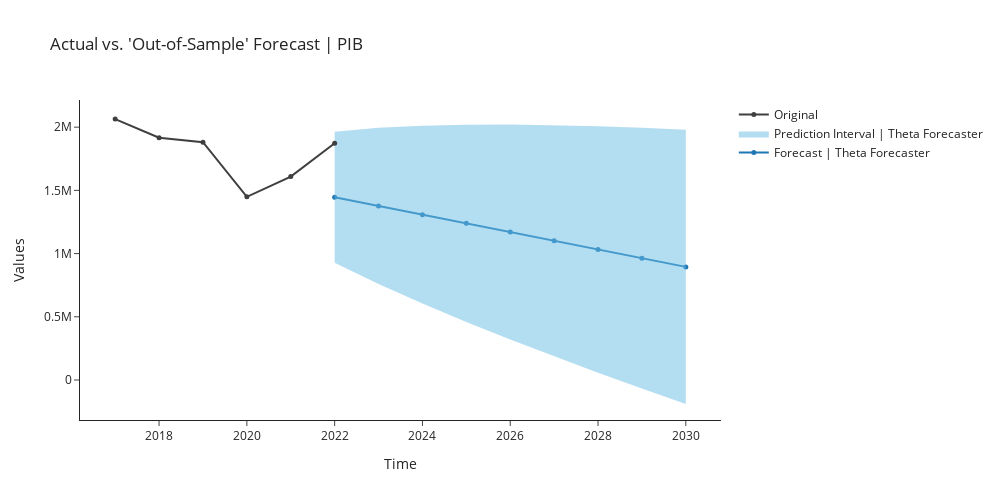

This figure's notebook cell:
### Markdown cell above
#### arima   ARIMA

### Code cell
arima = exp.create_model('arima')
exp.plot_model(plot = 'decomp', 
               data_kwargs = {'type' : 'multiplicative'},
               fig_kwargs = {"height":500,"width":1000,"template": "simple_white","hoverinfo":"none","big_data_threshold":10})
exp.plot_model(estimator = arima, 
               plot = 'forecast', 
               data_kwargs = {'fh' : 8},
               fig_kwargs = {"height":500,"width":1000,"template": "simple_white","hoverinfo":"none","big_data_threshold":10})
exp.predict_model(arima, fh = 8)

### Figure 1 — Plotly figure (JSON) as saved in the notebook; plotly's stock layout.template omitted (floating-point values rounded to 4 significant figures)
{"data": [{"line": {"color": "#1f77b4"}, "marker": {"size": 5}, "mode": "lines+markers", "name": "Forecast | Theta Forecaster", "showlegend": true, "type": "scatter", "x": [2022, 2023, 2024, 2025, 2026, 2027, 2028, 2029, 2030], "y": [1446000.0, 1377000.0, 1308000.0, 1239000.0, 1170000.0, 1101000.0, 1033000.0, 963700.0, 894800.0]}, {"line": {"width": 0}, "marker": {"color": "#68BBE3"}, "mode": "lines", "name": "Lower Interval", "showlegend": false, "type": "scatter", "x": [2022, 2023, 2024, 2025, 2026, 2027, 2028, 2029, 2030], "y": [928000.0, 759100.0, 604400.0, 459000.0, 320500.0, 187300.0, 58270.0, -67220.0, -189800.0]}, {"fill": "tonexty", "fillcolor": "rgba(104,187,227,0.5)", "line": {"width": 0}, "marker": {"color": "#68BBE3"}, "mode": "lines", "name": "Prediction Interval | Theta Forecaster", "showlegend": true, "type": "scatter", "x": [2022, 2023, 2024, 2025, 2026, 2027, 2028, 2029, 2030], "y": [1964000.0, 1995000.0, 2012000.0, 2019000.0, 2020000.0, 2016000.0, 2007000.0, 1995000.0, 1979000.0]}, {"marker": {"color": "#3f3f3f", "size": 5}, "mode": "lines+markers", "name": "Original", "showlegend": true, "type": "scatter", "x": [2017, 2018, 2019, 2020, 2021, 2022], "y": [2064000.0, 1917000.0, 1881000.0, 1449000.0, 1609000.0, 1873000.0]}], "layout": {"autosize": false, "height": 500, "showlegend": true, "title": {"text": "Actual vs. 'Out-of-Sample' Forecast | PIB"}, "width": 1000, "xaxis": {"title": {"text": "Time"}}, "yaxis": {"title": {"text": "Values"}}}}
